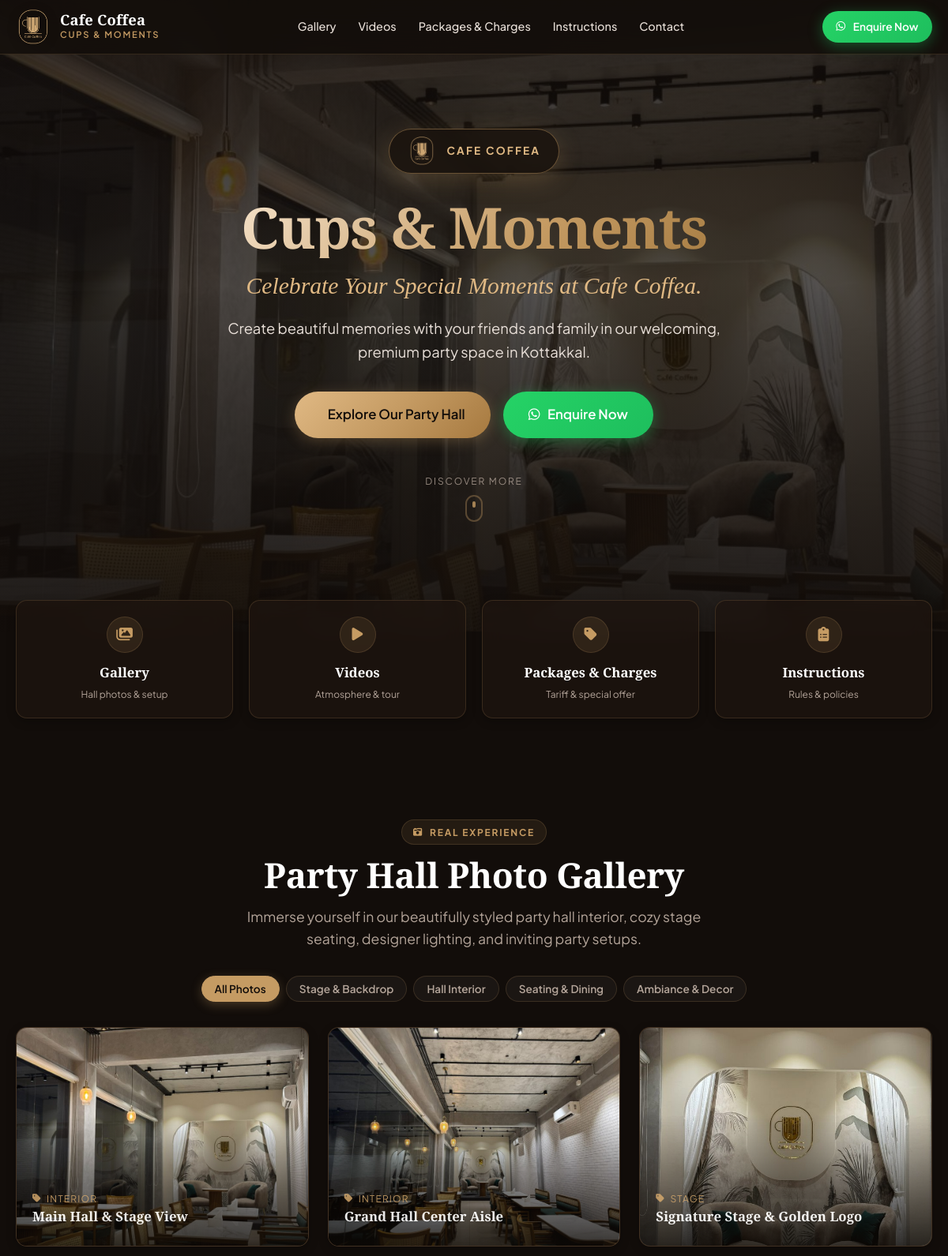
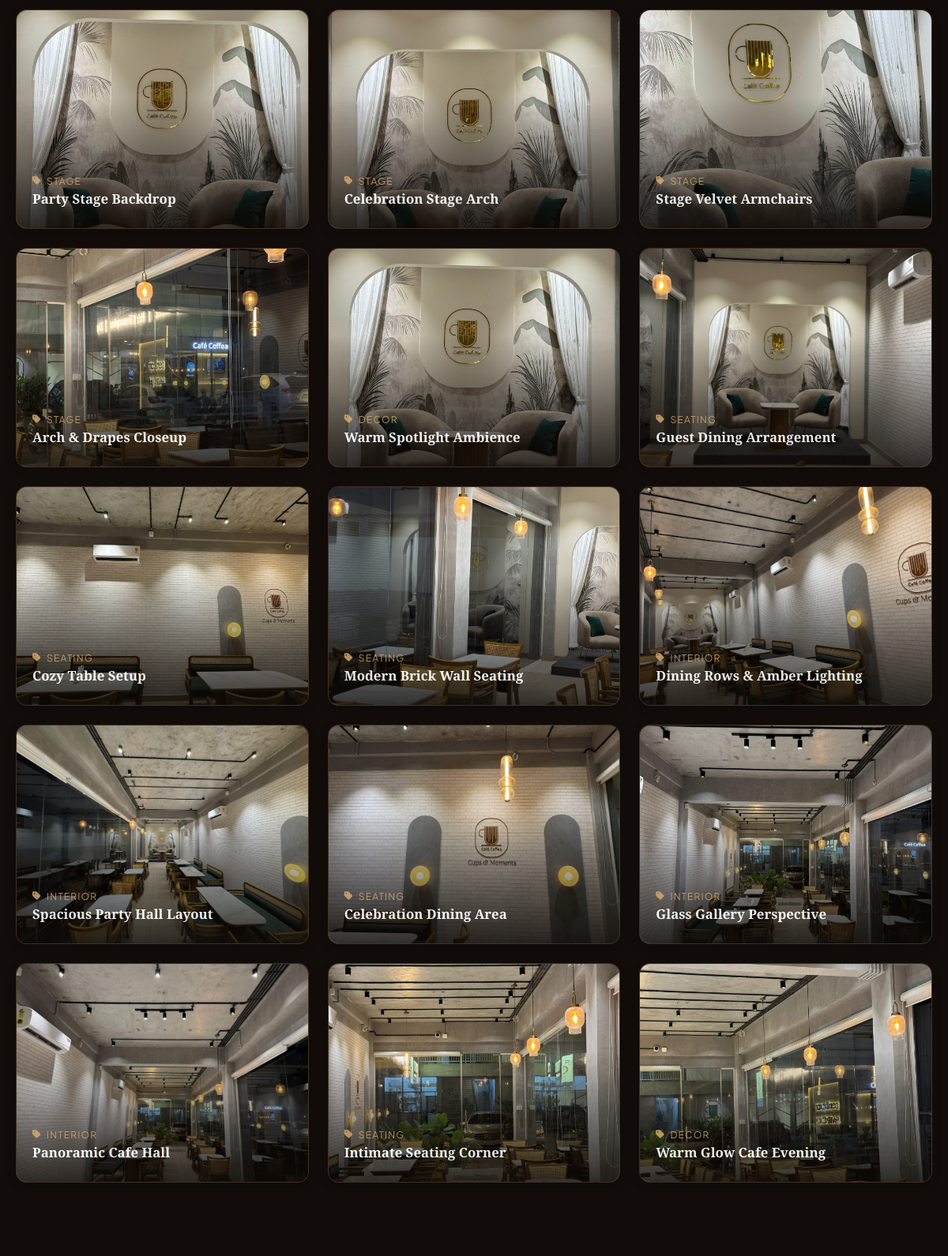
The page / (upper part) on the database its author committed (2 pictures, top to bottom).
### tables this page shows
CREATE TABLE photos (
            id INTEGER PRIMARY KEY AUTOINCREMENT,
            file_path TEXT NOT NULL,
            thumb_path TEXT,
            title TEXT,
            category TEXT DEFAULT 'general',
            display_order INTEGER DEFAULT 0,
            is_hero INTEGER DEFAULT 0,
            is_active INTEGER DEFAULT 1,
            created_at DATETIME DEFAULT CURRENT_TIMESTAMP
        );

### config/db.php (called while the page is built, shortened)
<?php
function get_base_url(): string {
    $protocol = (!empty($_SERVER['HTTPS']) && $_SERVER['HTTPS'] !== 'off') ? "https" : "http";
    $host = $_SERVER['HTTP_HOST'] ?? 'localhost';
    $docRoot = str_replace('\\', '/', realpath($_SERVER['DOCUMENT_ROOT'] ?? ''));
    $appDir = str_replace('\\', '/', ROOT_DIR);
    if ($docRoot && strpos($appDir, $docRoot) === 0) {
        $subDir = substr($appDir, strlen($docRoot));
        $subDir = '/' . trim($subDir, '/');
        if ($subDir === '/') {
            $subDir = '';
        }
    } else {
        $subDir = '';
    }
    return $protocol . "://" . $host . $subDir;
}
function get_db(): PDO {
    static $pdo = null;
    if ($pdo === null) {
        $pdo = new PDO('sqlite:' . DB_FILE);
        $pdo->setAttribute(PDO::ATTR_ERRMODE, PDO::ERRMODE_EXCEPTION);
        $pdo->setAttribute(PDO::ATTR_DEFAULT_FETCH_MODE, PDO::FETCH_ASSOC);
    }
    return $pdo;
}
function get_all_settings(): array {
    $db = get_db();
    $rows = $db->query("SELECT key, value FROM settings")->fetchAll();
    $settings = [];
    foreach ($rows as $row) {
        $settings[$row['key']] = $row['value'];
    }
    return $settings;
}
function e(?string $str): string {
    return htmlspecialchars($str ?? '', ENT_QUOTES, 'UTF-8');
}

### index.php (the view, shortened to what this page needs)
<?php
require_once __DIR__ . '/config/db.php';
$db = get_db();
$settings = get_all_settings();
$baseUrl = get_base_url();
$heroImage = !empty($settings['hero_image']) ? $settings['hero_image'] : 'assets/images/IMG_1994.jpg';
$heroImageUrl = $baseUrl . '/' . ltrim($heroImage, '/');
$stmtPhotos = $db->query("SELECT * FROM photos WHERE is_active = 1 ORDER BY display_order ASC, id ASC");
$photos = $stmtPhotos->fetchAll();
include __DIR__ . '/includes/header.php';
?>
    <section class="hero-section" style="background-image: url('<?= $heroImageUrl ?>');">
        <div class="hero-overlay"></div>
        <div class="container hero-content">
            <div class="hero-brand-badge">
                <img src="<?= $baseUrl ?>/assets/images/logo.png" alt="Cafe Coffea" class="hero-logo-img">
                <span class="hero-brand-name"><?= e($settings['brand_name'] ?? 'Cafe Coffea') ?></span>
            </div>
            <h1 class="hero-title text-gold-gradient"><?= e($settings['hero_heading'] ?? 'Cups & Moments') ?></h1>
            <p class="hero-subtitle"><?= e($settings['hero_subheading'] ?? 'Celebrate Your Special Moments at Cafe Coffea.') ?></p>
            <p class="hero-description"><?= e($settings['hero_description'] ?? 'Create beautiful memories with your friends and family in our welcoming party space.') ?></p>
            <div class="hero-cta-group">
                <a href="#gallery" class="btn btn-primary btn-lg">
                    <span>Explore Our Party Hall</span>
                </a>
                <a href="<?= $whatsappUrl ?>" target="_blank" rel="noopener noreferrer" class="btn btn-whatsapp btn-lg">
                    <i class="fab fa-whatsapp"></i>
                    <span>Enquire Now</span>
                </a>
            </div>
            <a href="#quick-nav" class="hero-scroll-indicator" aria-label="Scroll to content">
                <span>Discover More</span>
                <div class="scroll-mouse">
                    <div class="scroll-wheel"></div>
                </div>
            </a>
        </div>
    </section>
    <section class="quick-nav-section" id="quick-nav">
        <div class="container">
            <div class="quick-nav-grid">
                <a href="#gallery" class="quick-card">
                    <div class="quick-icon-wrap">
                        <i class="fas fa-images"></i>
                    </div>
                    <h3 class="quick-title">Gallery</h3>
                    <p class="quick-desc">Hall photos & setup</p>
                </a>
                <a href="#videos" class="quick-card">
                    <div class="quick-icon-wrap">
                        <i class="fas fa-play"></i>
                    </div>
                    <h3 class="quick-title">Videos</h3>
                    <p class="quick-desc">Atmosphere & tour</p>
                </a>
                <a href="#pricing" class="quick-card">
                    <div class="quick-icon-wrap">
                        <i class="fas fa-tag"></i>
                    </div>
                    <h3 class="quick-title">Packages & Charges</h3>
                    <p class="quick-desc">Tariff & special offer</p>
                </a>
                <a href="#instructions" class="quick-card">
                    <div class="quick-icon-wrap">
                        <i class="fas fa-clipboard-list"></i>
                    </div>
                    <h3 class="quick-title">Instructions</h3>
                    <p class="quick-desc">Rules & policies</p>
                </a>
            </div>
        </div>
    </section>
    <section class="section section-dark" id="gallery">
        <div class="container">
            <div class="text-center">
                <div class="section-tag">
                    <i class="fas fa-camera-retro"></i>
                    <span>Real Experience</span>
                </div>
                <h2 class="section-title">Party Hall Photo Gallery</h2>
                <p class="section-subtitle">
                    Immerse yourself in our beautifully styled party hall interior, cozy stage seating, designer lighting, and inviting party setups.
                </p>
                <div class="gallery-filters">
                    <button type="button" class="gallery-filter-btn active" data-filter="all">All Photos</button>
                    <button type="button" class="gallery-filter-btn" data-filter="stage">Stage & Backdrop</button>
                    <button type="button" class="gallery-filter-btn" data-filter="interior">Hall Interior</button>
                    <button type="button" class="gallery-filter-btn" data-filter="seating">Seating & Dining</button>
                    <button type="button" class="gallery-filter-btn" data-filter="decor">Ambiance & Decor</button>
                </div>
            </div>
            <div class="gallery-grid">
                <?php if (!empty($photos)): ?>
                    <?php foreach ($photos as $photo):
                        $thumb = !empty($photo['thumb_path']) ? $baseUrl . '/' . ltrim($photo['thumb_path'], '/') : $baseUrl . '/' . ltrim($photo['file_path'], '/');
                        $full = $baseUrl . '/' . ltrim($photo['file_path'], '/');
                        $cat = e($photo['category'] ?? 'general');
                    ?>
                    <div class="gallery-card"
                         data-category="<?= $cat ?>"
                         data-full="<?= $full ?>"
                         data-title="<?= e($photo['title'] ?? 'Cafe Coffea Party Hall') ?>">
                        <img src="<?= $thumb ?>" alt="<?= e($photo['title'] ?? 'Party Hall Photograph') ?>" class="gallery-img" loading="lazy">
                        <div class="gallery-card-overlay">
                            <span class="gallery-card-category">
                                <i class="fas fa-tag text-gold"></i> <?= ucfirst($cat) ?>
                            </span>
                            <h4 class="gallery-card-title"><?= e($photo['title'] ?? 'Cafe Coffea Moments') ?></h4>
                        </div>
                    </div>
                    <?php endforeach; ?>
                <?php endif; ?>
            </div>
        </div>
    </section>
<?php
include __DIR__ . '/includes/footer.php';
?>

### rows shown on the page
photos: thumb_path (picture), category "INTERIOR", title "Main Hall & Stage View"
photos: thumb_path (picture), category "INTERIOR", title "Grand Hall Center Aisle"
photos: thumb_path (picture), category "STAGE", title "Signature Stage & Golden Logo"
photos: thumb_path (picture), category "STAGE", title "Party Stage Backdrop"
photos: thumb_path (picture), category "STAGE", title "Celebration Stage Arch"
photos: thumb_path (picture), category "STAGE", title "Stage Velvet Armchairs"
photos: thumb_path (picture), category "STAGE", title "Arch & Drapes Closeup"
photos: thumb_path (picture), category "DECOR", title "Warm Spotlight Ambience"
photos: thumb_path (picture), category "SEATING", title "Guest Dining Arrangement"
photos: thumb_path (picture), category "SEATING", title "Cozy Table Setup"
photos: thumb_path (picture), category "SEATING", title "Modern Brick Wall Seating"
photos: thumb_path (picture), category "INTERIOR", title "Dining Rows & Amber Lighting"
photos: thumb_path (picture), category "INTERIOR", title "Spacious Party Hall Layout"
photos: thumb_path (picture), category "SEATING", title "Celebration Dining Area"
photos: thumb_path (picture), category "INTERIOR", title "Glass Gallery Perspective"
photos: thumb_path (picture), category "INTERIOR", title "Panoramic Cafe Hall"
photos: thumb_path (picture), category "SEATING", title "Intimate Seating Corner"
photos: thumb_path (picture), category "DECOR", title "Warm Glow Cafe Evening"

### other values the page prints
$brandName "Cafe Coffea"
$brandTagline "CUPS & MOMENTS"
$settings['brand_name'] "CAFE COFFEA"
$settings['hero_heading'] "Cups & Moments"
$settings['hero_subheading'] "Celebrate Your Special Moments at Cafe Coffea."
$settings['hero_description'] "Create beautiful memories with your friends and family in our welcoming, premium party space in Kottakkal."
